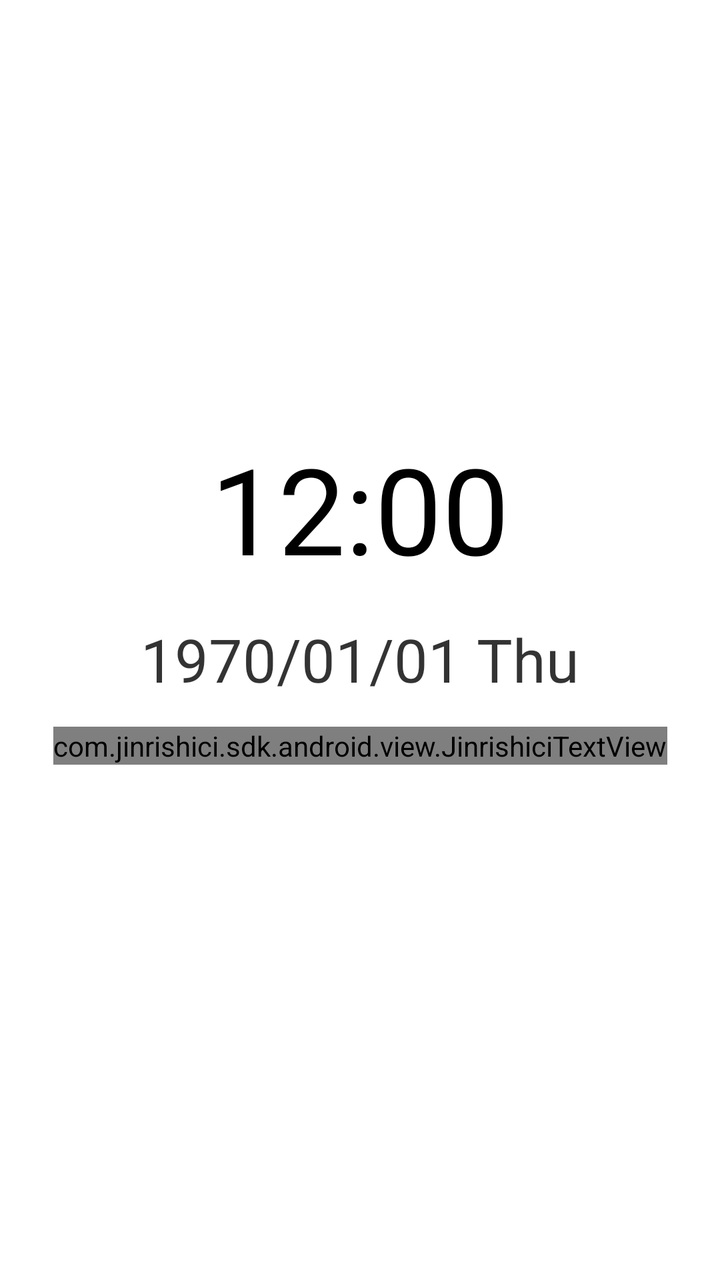
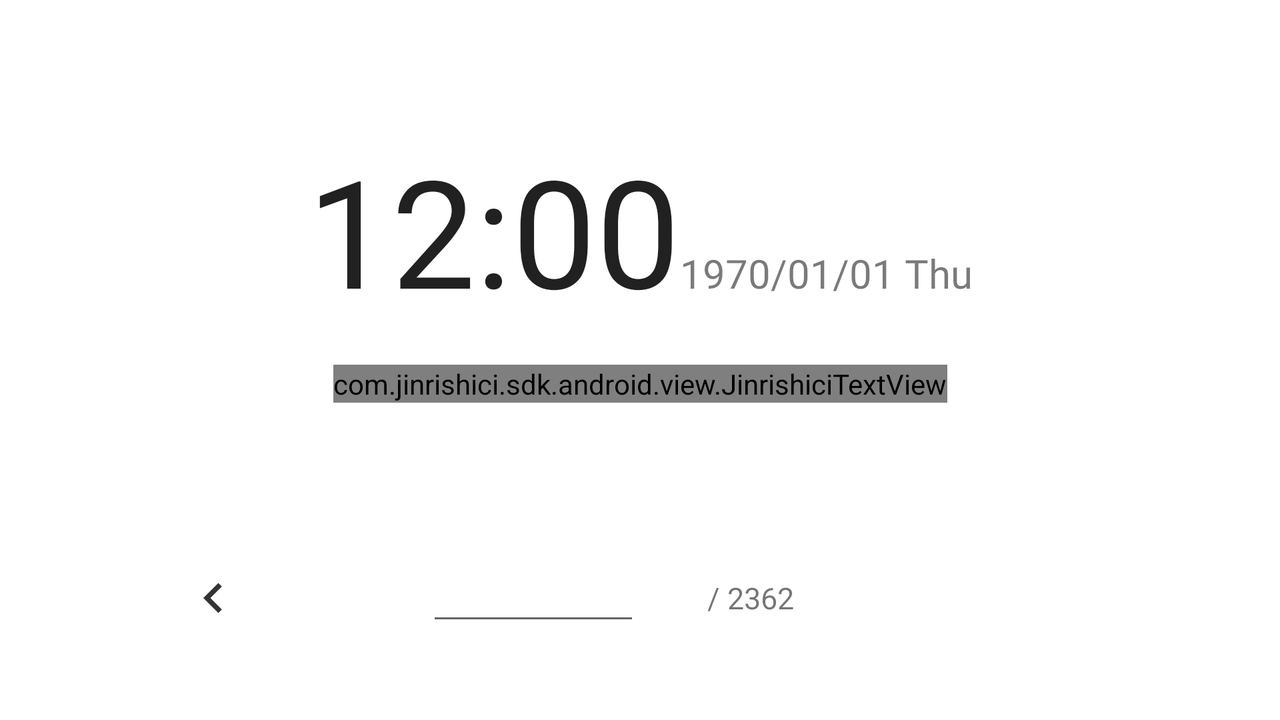

First picture: res/layout/ on a phone held upright. Second picture: the repository's own variant of that layout, on a device whose configuration matches the variant's folder. Source for both follows.
<!-- AndroidManifest.xml: application theme Theme.时光的诗 -->
<!-- res/layout/fragment_home.xml -->
<?xml version="1.0" encoding="utf-8"?>
<androidx.constraintlayout.widget.ConstraintLayout xmlns:android="http://schemas.android.com/apk/res/android"
    xmlns:app="http://schemas.android.com/apk/res-auto"
    xmlns:tools="http://schemas.android.com/tools"
    android:layout_width="match_parent"
    android:layout_height="match_parent"
    tools:context=".ui.home.HomeFragment">

    <TextClock
        android:id="@+id/time"
        android:layout_width="wrap_content"
        android:layout_height="wrap_content"
        android:text="@string/time_alt"
        android:textSize="60sp"
        android:gravity="center"
        android:textColor="@color/black"
        android:format12Hour="hh:mm"
        android:format24Hour="HH:mm"
        app:layout_constraintBottom_toBottomOf="parent"
        app:layout_constraintEnd_toEndOf="parent"
        app:layout_constraintHorizontal_bias="0.5"
        app:layout_constraintVertical_bias="0.381966"
        app:layout_constraintStart_toStartOf="parent"
        app:layout_constraintTop_toTopOf="parent" />

    <TextClock
        android:id="@+id/date"
        android:layout_width="wrap_content"
        android:layout_height="wrap_content"
        android:text="@string/date_alt"
        android:textSize="30sp"
        android:gravity="center"
        android:textColor="@color/black"
        android:format12Hour="yyyy/MM/dd E"
        android:format24Hour="yyyy/MM/dd E"
        android:alpha="0.8"
        app:layout_constraintBottom_toBottomOf="parent"
        app:layout_constraintEnd_toEndOf="parent"
        app:layout_constraintHorizontal_bias="0.5"
        app:layout_constraintVertical_bias="0.05"
        app:layout_constraintStart_toStartOf="parent"
        app:layout_constraintTop_toBottomOf="@id/time" />


    <com.jinrishici.sdk.android.view.JinrishiciTextView
        android:id="@+id/poem"
        android:layout_width="wrap_content"
        android:layout_height="wrap_content"
        app:jrsc_show_loading_text="true"
        app:jrsc_text_loading="@string/poem_alt"
        app:jrsc_text_error="@string/error"
        app:jrsc_refresh_on_click="true"
        android:textSize="30sp"
        android:gravity="center"
        android:textColor="@color/black"
        app:layout_constraintBottom_toBottomOf="parent"
        app:layout_constraintEnd_toEndOf="parent"
        app:layout_constraintHorizontal_bias="0.5"
        app:layout_constraintVertical_bias="0.05"
        app:layout_constraintStart_toStartOf="parent"
        app:layout_constraintTop_toBottomOf="@id/date" />

</androidx.constraintlayout.widget.ConstraintLayout>
<!-- resources referenced by this layout -->
<resources>
  <color name="black">#FF000000</color>
  <string name="date_alt">Let Chinese culture walk into your life</string>
  <string name="error">Something went wrong.\nPlease check your Internet connection, and click here to try again.</string>
  <string name="poem_alt">Make your life a poem</string>
  <string name="time_alt">PoemTime</string>
  <style name="Theme.时光的诗" parent="Theme.MaterialComponents.DayNight.DarkActionBar">
          
          <item name="colorPrimary">@color/teal_400</item>
          <item name="colorPrimaryVariant">@color/teal_700</item>
          <item name="colorOnPrimary">@color/white</item>
          
          <item name="colorSecondary">@color/teal_200</item>
          <item name="colorSecondaryVariant">@color/teal_700</item>
          <item name="colorOnSecondary">@color/black</item>
          
          <item name="android:statusBarColor" tools:targetApi="l">?attr/colorPrimaryVariant</item>
          
      </style>
  <color name="teal_400">#ff26a69a</color>
  <color name="teal_700">#FF018786</color>
  <color name="white">#FFFFFFFF</color>
  <color name="teal_200">#FF03DAC5</color>
</resources>
<!-- res/layout-land/fragment_home.xml (the repository's variant of the layout above) -->
<!-- drawn on the phone turned sideways -->
<?xml version="1.0" encoding="utf-8"?>
<androidx.constraintlayout.widget.ConstraintLayout xmlns:android="http://schemas.android.com/apk/res/android"
    xmlns:app="http://schemas.android.com/apk/res-auto"
    xmlns:tools="http://schemas.android.com/tools"
    android:layout_width="match_parent"
    android:layout_height="match_parent"
    tools:context=".ui.home.HomeFragment">

    <LinearLayout
        android:layout_width="wrap_content"
        android:layout_height="wrap_content"
        android:orientation="horizontal"
        android:id="@+id/time_layout"
        app:layout_constraintBottom_toBottomOf="parent"
        app:layout_constraintEnd_toEndOf="parent"
        app:layout_constraintHorizontal_bias="0.5"
        app:layout_constraintStart_toStartOf="parent"
        app:layout_constraintTop_toTopOf="parent"
        app:layout_constraintVertical_bias="0.25">

        <TextClock
            android:id="@+id/time"
            android:layout_width="wrap_content"
            android:layout_height="wrap_content"
            android:fontFamily="@font/rubik_medium"
            android:format12Hour="hh:mm"
            android:format24Hour="HH:mm"
            android:gravity="center"
            android:text="@string/time_alt"
            android:textSize="75sp" />

        <TextClock
            android:id="@+id/date"
            android:layout_width="wrap_content"
            android:layout_height="wrap_content"
            android:alpha="0.6"
            android:fontFamily="@font/rubik"
            android:format12Hour="yyyy/MM/dd E"
            android:format24Hour="yyyy/MM/dd E"
            android:gravity="center"
            android:text="@string/date_alt"
            android:textSize="20sp" />

    </LinearLayout>

    <com.jinrishici.sdk.android.view.JinrishiciTextView
        android:id="@+id/poem"
        android:layout_width="wrap_content"
        android:layout_height="wrap_content"
        android:fontFamily="serif"
        android:gravity="center"
        android:textSize="25sp"
        android:textColor="@color/poem"
        app:jrsc_refresh_on_click="true"
        app:jrsc_show_error="false"
        app:jrsc_show_loading_text="true"
        app:jrsc_text_error="@string/error"
        app:jrsc_text_loading="@string/poem_alt"
        app:layout_constraintBottom_toBottomOf="parent"
        app:layout_constraintEnd_toEndOf="parent"
        app:layout_constraintHorizontal_bias="0.5"
        app:layout_constraintStart_toStartOf="parent"
        app:layout_constraintTop_toBottomOf="@id/time_layout"
        app:layout_constraintVertical_bias="0.1" />

    <TextView
        android:id="@+id/poemLocal"
        android:layout_width="wrap_content"
        android:layout_height="wrap_content"
        android:textColor="@color/poem"
        app:layout_constraintBottom_toBottomOf="parent"
        app:layout_constraintEnd_toEndOf="parent"
        app:layout_constraintHorizontal_bias="0.5"
        app:layout_constraintStart_toStartOf="parent"
        app:layout_constraintTop_toBottomOf="@id/time_layout"
        app:layout_constraintVertical_bias="0.05"
        android:fontFamily="serif"
        android:gravity="center"
        android:textSize="25sp" />

    <TextView
        android:id="@+id/poemLocalDetail"
        android:layout_width="wrap_content"
        android:layout_height="wrap_content"
        app:layout_constraintBottom_toBottomOf="parent"
        app:layout_constraintEnd_toEndOf="parent"
        app:layout_constraintHorizontal_bias="0.5"
        app:layout_constraintStart_toStartOf="parent"
        app:layout_constraintTop_toBottomOf="@id/poemLocal"
        app:layout_constraintVertical_bias="0.05"
        android:fontFamily="serif"
        android:gravity="center"
        android:textSize="20sp" />

    <LinearLayout
        android:id="@+id/con"
        android:layout_width="match_parent"
        android:layout_height="wrap_content"
        app:layout_constraintBottom_toBottomOf="parent"
        app:layout_constraintEnd_toEndOf="parent"
        app:layout_constraintHorizontal_bias="0.5"
        app:layout_constraintStart_toStartOf="parent"
        app:layout_constraintTop_toBottomOf="@id/poemLocalDetail"
        app:layout_constraintVertical_bias="0.5">

        <ImageButton
            android:id="@+id/button_last"
            android:background="#00000000"
            android:layout_width="0dp"
            android:layout_height="match_parent"
            android:src="@drawable/last"
            android:layout_weight="2"
            tools:ignore="ContentDescription" />

        <EditText
            android:id="@+id/poem_num"
            android:layout_width="0dp"
            android:layout_height="wrap_content"
            android:ems="10"
            android:textSize="15sp"
            android:imeOptions="actionDone"
            android:inputType="number"
            android:layout_weight="1"
            android:gravity="center"
            tools:ignore="Autofill,HardcodedText,LabelFor" />

        <TextView
            android:id="@+id/poem_total"
            android:layout_width="0dp"
            android:layout_height="match_parent"
            android:layout_gravity="center"
            android:gravity="center"
            android:text=" / 2362"
            android:textSize="15sp"
            android:layout_weight="1"
            tools:ignore="HardcodedText" />

        <ImageButton
            android:id="@+id/button_next"
            android:background="#00000000"
            android:layout_width="0dp"
            android:layout_height="match_parent"
            android:src="@drawable/next"
            android:layout_weight="2"
            tools:ignore="ContentDescription" />

    </LinearLayout>

</androidx.constraintlayout.widget.ConstraintLayout>
<!-- resources referenced by the variant -->
<!-- as the phone turned sideways resolves them -->
<resources>
  <color name="poem">#FF010101</color>
  <!-- drawable last (drawable-anydpi) -->
  <vector xmlns:android="http://schemas.android.com/apk/res/android"
      android:width="24dp"
      android:height="24dp"
      android:viewportWidth="24"
      android:viewportHeight="24"
      android:tint="#333333">
    <group android:scaleX="1.25"
        android:scaleY="1.25"
        android:translateX="-3"
        android:translateY="-3">
      <path
          android:fillColor="@android:color/white"
          android:pathData="M15.41,7.41L14,6l-6,6 6,6 1.41,-1.41L10.83,12z"/>
    </group>
  </vector>
  <!-- drawable next (drawable-anydpi) -->
  <vector xmlns:android="http://schemas.android.com/apk/res/android"
      android:width="24dp"
      android:height="24dp"
      android:viewportWidth="24"
      android:viewportHeight="24"
      android:tint="#FFFFFF">
    <group android:scaleX="1.25"
        android:scaleY="1.25"
        android:translateX="-3"
        android:translateY="-3">
      <path
          android:fillColor="@android:color/white"
          android:pathData="M17.65,6.35C16.2,4.9 14.21,4 12,4c-4.42,0 -7.99,3.58 -7.99,8s3.57,8 7.99,8c3.73,0 6.84,-2.55 7.73,-6h-2.08c-0.82,2.33 -3.04,4 -5.65,4 -3.31,0 -6,-2.69 -6,-6s2.69,-6 6,-6c1.66,0 3.14,0.69 4.22,1.78L13,11h7V4l-2.35,2.35z"/>
    </group>
  </vector>
  <string name="date_alt">Let Chinese culture walk into your life</string>
  <string name="error">Something went wrong.\nPlease check your Internet connection, and click here to try again.</string>
  <string name="poem_alt">Make your life a poem</string>
  <string name="time_alt">PoemTime</string>
  <style name="Theme.时光的诗" parent="Theme.MaterialComponents.DayNight.DarkActionBar">
          
          <item name="colorPrimary">@color/teal_400</item>
          <item name="colorPrimaryVariant">@color/teal_700</item>
          <item name="colorOnPrimary">@color/white</item>
          
          <item name="colorSecondary">@color/teal_200</item>
          <item name="colorSecondaryVariant">@color/teal_700</item>
          <item name="colorOnSecondary">@color/black</item>
          
          <item name="android:statusBarColor" tools:targetApi="l">?attr/colorPrimaryVariant</item>
          
      </style>
  <color name="teal_400">#ff26a69a</color>
  <color name="teal_700">#FF018786</color>
  <color name="white">#FFFFFFFF</color>
  <color name="teal_200">#FF03DAC5</color>
  <color name="black">#FF000000</color>
</resources>
